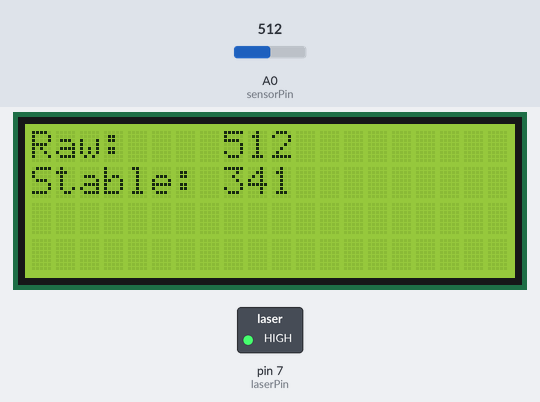
Bench run of a sketch on a simulated Arduino Uno, built with avr-gcc and run on an emulated ATmega328P. Shown: 20×4 character LCD, switched loads named in the sketch (green lamp = pin HIGH). Inputs (shaded band) come from the test bench; at power-on: A0 (sensorPin) = 512. What the sketch prints to the serial monitor is not drawn.

Above: at 3.3 s.
3.4 s: A0 (sensorPin) set to 716
At 3.49 s:
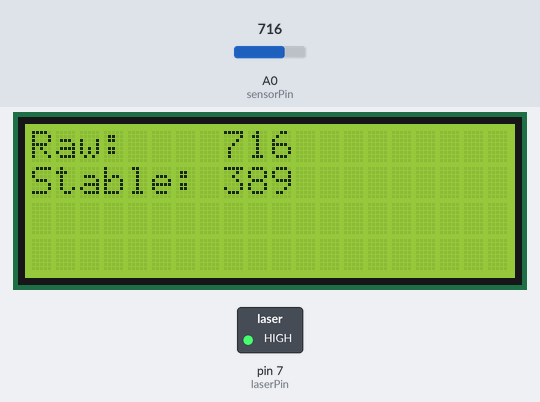
4.9 s: A0 (sensorPin) set to 900
At 5.05 s:
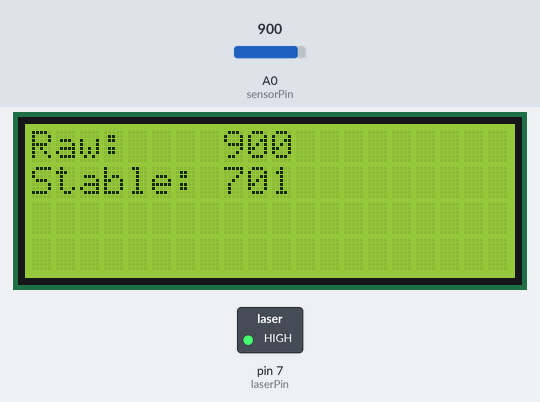
6.4 s: A0 (sensorPin) set to 1023
At 9.1 s:
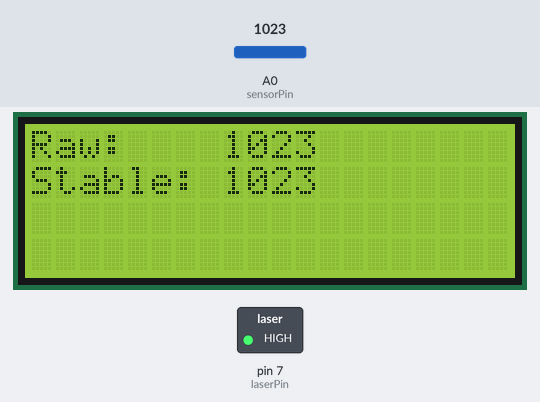
Timing chart, 0 to 10.6 s (numbered marks = the images above; inputs shaded):
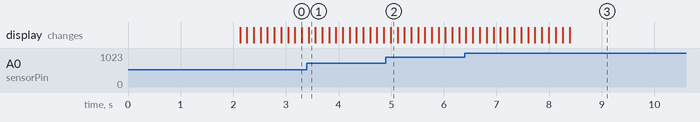

The sketch:

LIDAR.ino
```cpp
#include <Wire.h>
#include <LiquidCrystal_I2C.h>

// Initialize LCD
LiquidCrystal_I2C lcd(0x27, 20, 4);

// Pin
const int laserPin = 7;
const int sensorPin = A0;

// ==========================================
// DATA SMOOTHING (Moving Average Filter)
// ==========================================
// fixed-size array. Allocates memory once on boot.
const int numReadings = 15;
int readings[numReadings];
int readIndex = 0;
long total = 0;
int average = 0;

void setup() {
  // Start Serial for computer logging/plotter
  Serial.begin(9600);

  // Power up the Laser
  pinMode(laserPin, OUTPUT);
  digitalWrite(laserPin, HIGH);

  // Boot up LCD
  lcd.init();
  lcd.backlight();
  lcd.setCursor(0, 0);
  lcd.print("NAAP Data Logger");
  lcd.setCursor(0, 1);
  lcd.print("System Warming Up...");

  // Smoothing array with 0s to prevent math errors
  for (int i = 0; i < numReadings; i++) {
    readings[i] = 0;
  }

  delay(2000); // Let the sensor stabilize
  lcd.clear();
}

void loop() {
  // 1. Read the raw backscatter data
  int rawValue = analogRead(sensorPin);

  // 2. Perform the Moving Average Math
  total = total - readings[readIndex];         // Subtract the oldest reading
  readings[readIndex] = rawValue;              // Insert the new reading
  total = total + readings[readIndex];         // Add to total
  readIndex = readIndex + 1;                   // Move to the next index

  // Wrap around the array when it hits the end
  if (readIndex >= numReadings) {
    readIndex = 0;
  }

  // Calculate the stable smoothed number
  average = total / numReadings;

  // ==========================================
  // SAFE LCD DISPLAY (Zero String Objects)
  // ==========================================

  // Display Raw Data
  lcd.setCursor(0, 0);
  lcd.print("Raw:    ");
  lcd.print(rawValue);
  lcd.print("    "); // Blank spaces overwrite leftover digits from previous loops

  // Display Stable Data
  lcd.setCursor(0, 1);
  lcd.print("Stable: ");
  lcd.print(average);
  lcd.print("    "); // Blank spaces overwrite leftover digits

  // ==========================================
  // SERIAL OUTPUT (For Arduino Serial Plotter)
  // ==========================================
  // If you open Tools > Serial Plotter, you will see a live graph of these two lines!
  Serial.print("Raw:");
  Serial.print(rawValue);
  Serial.print(",Stable:");
  Serial.println(average);

  // 10Hz Refresh Rate. Keeps the I2C bus stable and prevents freezing.
  delay(100);
}
```
